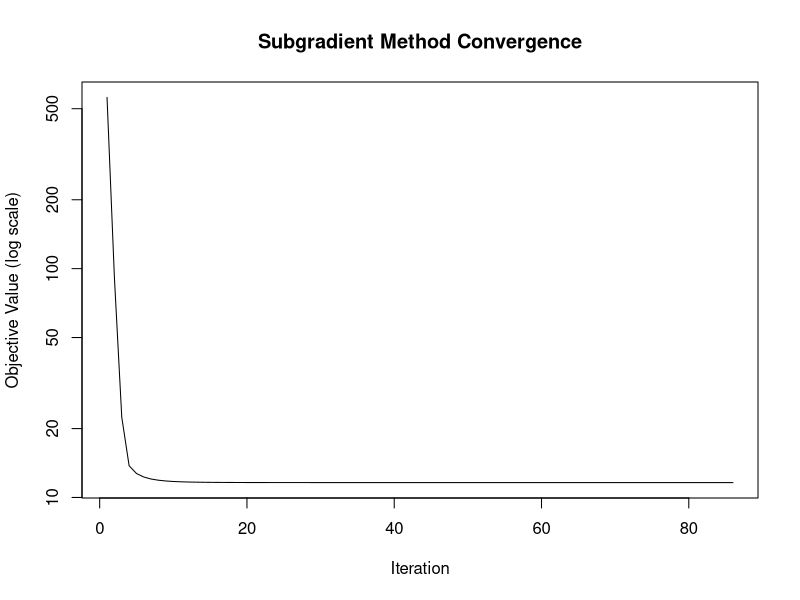

This chart was generated by the following R code:
lasso_subgradient <- function(A, b, lambda, max_iter = 10000, tol = 1e-5, alpha0 = 0.01) {
  n <- nrow(A)
  p <- ncol(A)
  x <- rep(0, p)  # Initialize as vector
  obj_history <- numeric(max_iter)
  
  for (k in 1:max_iter) {
    # Compute residual (ensure vector output)
    residual <- as.vector(A %*% x - b)
    
    # Objective value with safety check
    sq_res <- sum(residual^2)
    if (!is.finite(sq_res)) {
      warning("Non-finite residual at iteration ", k)
      break
    }
    abs_x <- abs(x)
    l1_norm <- sum(abs_x)
    if (!is.finite(l1_norm)) {
      warning("Non-finite L1 norm at iteration ", k)
      break
    }
    obj_val <- 0.5 * sq_res + lambda * l1_norm
    obj_history[k] <- obj_val
    
    # Gradient of smooth part (convert to vector)
    grad_smooth <- as.vector(t(A) %*% residual)
    
    # Subgradient of L1 norm (handle zeros properly)
    subgrad_l1 <- ifelse(x > 0, lambda, 
                        ifelse(x < 0, -lambda, 0))
    
    # Full subgradient (ensure vector)
    g <- grad_smooth + subgrad_l1
    g <- as.vector(g)
    
    # Step size (diminishing) with safety cap
    alpha_k <- min(alpha0 / sqrt(k), 1)  # Prevent excessively large steps
    
    # Update parameters (ensure vector output)
    x_new <- x - alpha_k * g
    x_new <- pmin(pmax(x_new, -1e10), 1e10)  # Clip extreme values
    
    # Check for non-finite values
    if (!all(is.finite(x_new))) {
      warning("Non-finite values encountered at iteration ", k)
      break
    }
    
    # Check convergence (using vector norms)
    diff_norm <- sqrt(sum((x_new - x)^2))
    
    if (diff_norm < tol) {
      x <- x_new
      obj_history <- obj_history[1:k]
      break
    }
    x <- x_new
  }
  
  # Trim obj_history if we broke early
  actual_iters <- min(k, max_iter)
  obj_history <- obj_history[1:actual_iters]
  
  list(
    x = x,                   # Solution vector
    obj_val = tail(obj_history, 1),  # Final objective value
    obj_history = obj_history,       # All objective values
    iter = actual_iters         # Iterations used
  )
}


set.seed(42)
n <- 100
p <- 20
A <- matrix(rnorm(n * p), nrow = n)
true_coef <- c(rep(1.5, 5), rep(0, p-5))
b <- as.vector(A %*% true_coef + rnorm(n, sd = 0.5))

# Run with safer parameters
lambda <- 0.1
step_size <- 0.01
result <- lasso_subgradient(A, b, lambda, alpha0 = step_size, max_iter = 5000)

# Check results
cat("Converged in", result$iter, "iterations\n")
cat("Objective value:", result$obj_val, "\n")
cat("Non-zero coefficients at indices:", which(abs(result$x) > 1e-3), "\n")

# Plot convergence
plot(result$obj_history, type = 'l', log = 'y',
     xlab = "Iteration", ylab = "Objective Value (log scale)",
     main = "Subgradient Method Convergence")
